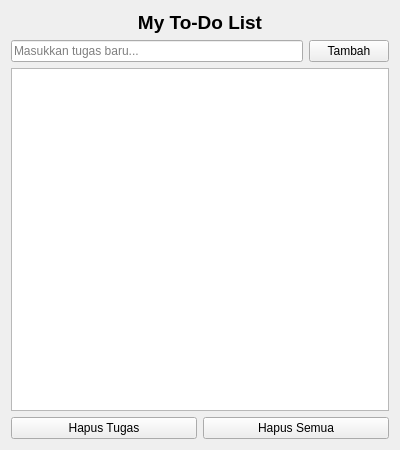
<?xml version="1.0" encoding="UTF-8"?>
<ui version="4.0">
 <class>TodoListApp</class>
 <widget class="QWidget" name="TodoListApp">
  <property name="geometry">
   <rect>
    <x>0</x>
    <y>0</y>
    <width>400</width>
    <height>450</height>
   </rect>
  </property>
  <property name="windowTitle">
   <string>To-Do List App</string>
  </property>
  <layout class="QVBoxLayout" name="verticalLayout">
   <item>
    <widget class="QLabel" name="labelTitle">
     <property name="font">
      <font>
       <pointsize>14</pointsize>
       <weight>75</weight>
       <bold>true</bold>
      </font>
     </property>
     <property name="text">
      <string>My To-Do List</string>
     </property>
     <property name="alignment">
      <set>Qt::AlignCenter</set>
     </property>
    </widget>
   </item>
   <item>
    <layout class="QHBoxLayout" name="horizontalLayout">
     <item>
      <widget class="QLineEdit" name="inputTask">
       <property name="placeholderText">
        <string>Masukkan tugas baru...</string>
       </property>
      </widget>
     </item>
     <item>
      <widget class="QPushButton" name="btnAdd">
       <property name="text">
        <string>Tambah</string>
       </property>
      </widget>
     </item>
    </layout>
   </item>
   <item>
    <widget class="QListWidget" name="listWidget"/>
   </item>
   <item>
    <layout class="QHBoxLayout" name="horizontalLayout_2">
     <item>
      <widget class="QPushButton" name="btnDelete">
       <property name="text">
        <string>Hapus Tugas</string>
       </property>
      </widget>
     </item>
     <item>
      <widget class="QPushButton" name="btnClearAll">
       <property name="text">
        <string>Hapus Semua</string>
       </property>
      </widget>
     </item>
    </layout>
   </item>
  </layout>
 </widget>
 <resources/>
 <connections/>
</ui>
